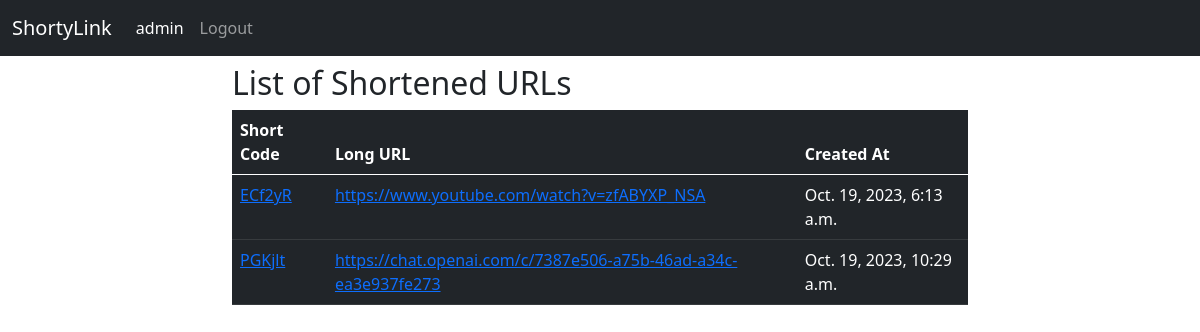
The page /urls/ (signed in) on the database its author committed.
### main/models.py (models this page shows, shortened)
class ShortenedURL(models.Model):
    user = models.ForeignKey(User,on_delete=models.CASCADE)
    long_url = models.URLField(max_length=200,verbose_name="Long URL")
    short_code = models.CharField(max_length=20,unique=True,verbose_name="Short code")
    created_at = models.DateTimeField(auto_now_add=True,verbose_name="Created at")

### main/views.py (the view)
# urls.py: path("urls/", url_list, name="urls"),
@login_required(login_url='login')
def url_list(request):
    try:
        urls = ShortenedURL.objects.all()
        return render(request,'url_list.html',{'urls':urls})
    except Exception as e:
        raise e

### main/templates/url_list.html
{% extends 'base.html' %}
{% block content %}
<div class="row">
    <div class="col-md-8 offset-md-2 mt-2">
        <h2>List of Shortened URLs</h2>
        <table class="table table-dark">
            <thead>
                <tr>
                    <th>Short Code</th>
                    <th>Long URL</th>
                    <th>Created At</th>
                </tr>
            </thead>
            <tbody>
                {% for url in urls %}
                    <tr>
                        <td><a href="{% url 'redirect_to_long_url' url.short_code  %}">{{ url.short_code }}</a></td>
                        <td><a href="{{ url.long_url }}">{{ url.long_url }}</a></td>
                        <td>{{ url.created_at }}</td>
                    </tr>
                {% endfor %}
            </tbody>
        </table>
    </div>
</div>
{% endblock  %}

### main/templates/base.html (shortened to what this page needs)
<!doctype html>
<html lang="en">
  <head>
    <link href="https://cdn.jsdelivr.net/npm/bootstrap@5.0.2/dist/css/bootstrap.min.css" rel="stylesheet">
  </head>
  <body>
    <nav class="navbar-expand-lg navbar navbar-dark bg-dark">
      <div class="container-fluid">
        <a class="navbar-brand" href="/">ShortyLink</a>
        <div class="collapse navbar-collapse" id="navbarNav">
          <ul class="navbar-nav">
            {% if request.user.is_authenticated %}
            <li class="nav-item">
              <a class="nav-link active" aria-current="page" href="">{{request.user.username}}</a>
            </li>
              <li class="nav-item">
                <a class="nav-link" href="{% url "logout" %}">Logout</a>
              </li>
              {% else %}
              <li class="nav-item">
                <a class="nav-link" href="{% url "login" %}">Login</a>
              </li>
            {% endif %}
          </ul>
        </div>
      </div>
    </nav>
    <div class="container">
      {% block content %}{% endblock  %}
    </div>
  </body>
</html>

### rows shown on the page
ShortenedURL: short_code "ECf2yR", long_url "https://www.youtube.com/watch?v=zfABYXP_NSA", created_at "Oct. 19, 2023, 6:13 a.m."
ShortenedURL: short_code "PGKjlt", long_url "https://chat.openai.com/c/7387e506-a75b-46ad-a34c-ea3e937fe273", created_at "Oct. 19, 2023, 10:29 a.m."

### other values the page prints
{{ request.user.username }} "admin"
